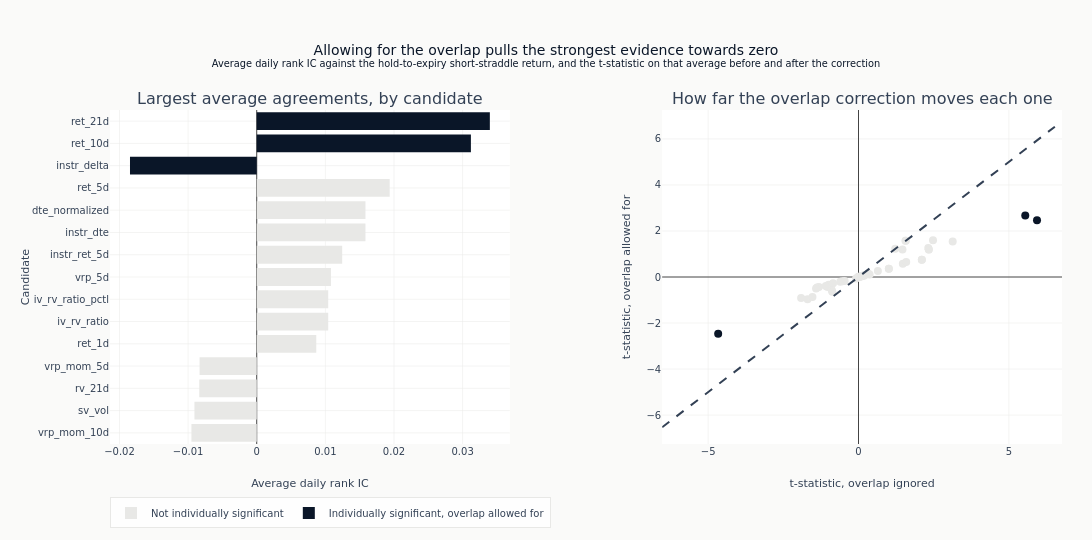

Notebook code cell kept with this figure:
### Code cell
max_t = (
    max(
        float(eval_summary["naive_t"].abs().max() or 1.0),
        float(eval_summary["hac_t"].abs().max() or 1.0),
    )
    * 1.1
)
fig.add_trace(
    go.Scatter(
        x=[-max_t, max_t],
        y=[-max_t, max_t],
        mode="lines",
        line=dict(dash="dash", color=COLORS["neutral"]),
        showlegend=False,
    ),
    row=1,
    col=2,
)

fig.update_layout(
    template="ml4t",
    height=540,
    width=1100,
    title={
        "text": (
            "Allowing for the overlap pulls the strongest evidence towards zero"
            "<br><sup>Average daily rank IC against the hold-to-expiry short-straddle return, "
            "and the t-statistic on that average before and after the correction</sup>"
        )
    },
    margin=dict(l=110, r=30, t=110, b=60),
    legend=dict(orientation="h", y=-0.16, x=0),
)
fig.update_xaxes(title_text="Average daily rank IC", zeroline=True, row=1, col=1)
fig.update_xaxes(title_text="t-statistic, overlap ignored", row=1, col=2)
fig.update_yaxes(title_text="Candidate", row=1, col=1)
fig.update_yaxes(title_text="t-statistic, overlap allowed for", row=1, col=2)
show_plotly_with_alt(
    fig,
    "Two panels. On the left, a horizontal bar chart of the average daily rank IC by "
    "candidate, ordered by size, with only ret_21d, ret_10d and instr_delta shaded as "
    "individually significant once the overlap is allowed for and the other twelve left pale. "
    "On the right, a scatter of the t-statistic with the overlap ignored against the "
    "t-statistic with it allowed for, one point per candidate, with a dashed diagonal marking "
    "where the two would agree. Every point sits inside the diagonal, so each t-statistic "
    "shrinks towards zero; the three largest move the most, ret_21d from 6.0 to 2.4 and ret_10d "
    "from 5.7 to 2.7 on the positive side, instr_delta from -4.6 to -2.4 on the negative.",
)

### Figure 1 — Plotly figure (JSON) as saved in the notebook; plotly's stock layout.template omitted (floating-point values rounded to 4 significant figures)
{"data": [{"marker": {"color": "#e8e8e6"}, "name": "Not individually significant", "orientation": "h", "type": "bar", "x": [-0.009517, -0.009076, -0.008374, -0.00833, 0.008676, 0.01042, 0.01042, 0.01082, 0.01245, 0.01584, 0.01584, 0.01937], "xaxis": "x", "y": ["vrp_mom_10d", "sv_vol", "rv_21d", "vrp_mom_5d", "ret_1d", "iv_rv_ratio", "iv_rv_ratio_pctl", "vrp_5d", "instr_ret_5d", "instr_dte", "dte_normalized", "ret_5d"], "yaxis": "y"}, {"marker": {"color": "#0a1628"}, "name": "Individually significant, overlap allowed for", "orientation": "h", "type": "bar", "x": [-0.01847, 0.03121, 0.03397], "xaxis": "x", "y": ["instr_delta", "ret_10d", "ret_21d"], "yaxis": "y"}, {"marker": {"color": "#e8e8e6", "size": 8}, "mode": "markers", "showlegend": false, "text": ["ret_5d", "instr_dte", "dte_normalized", "instr_ret_5d", "vrp_5d", "iv_rv_ratio", "iv_rv_ratio_pctl", "vrp_mom_10d", "sv_vol", "ret_1d", "rv_21d", "vrp_mom_5d", "instr_rel_spread", "spread_pctl", "rv_5d", "iv_mom_10d", "sv_vrp", "vrp_10d", "rv_10d", "iv_atm_z_63", "instr_ret_1d", "rv_63d", "vrp_21d", "vrp_21d_pctl", "garch_vrp", "iv_mom_5d", "rv_42d", "iv_mom_21d", "iv_skew_atm", "vrp_63d", "instr_pct_of_S", "vrp_zscore_252", "abs_net_delta", "theta_vega_ratio", "vrp_42d", "iv_atm_z_252", "instr_vega", "put_iv", "instr_theta", "volume_zscore", "iv_atm", "iv_atm_pctl", "garch_cond_vol", "call_iv", "instr_gamma", "instr_cost_mom_5d"], "type": "scatter", "x": [3.132, 1.567, 1.567, 2.478, 2.32, 2.106, 2.106, -1.909, -1.378, 1.462, -1.318, -1.694, 2.337, 2.337, -1.412, -1.532, 1.473, 1.586, -0.9933, -1.029, 1.221, -0.8461, 1.009, 1.009, -1.088, -0.8905, -0.6065, 0.6438, -0.8727, -0.5327, 0.3689, -0.4618, 0.3222, 0.1514, 0.1949, 0.1752, 0.09412, 0.08879, 0.09685, -0.08168, 0.04204, 0.04204, -0.0257, 0.01285, 0.008289, 0.01008], "xaxis": "x2", "y": [1.544, 1.58, 1.58, 1.6, 1.26, 0.7497, 0.7497, -0.9168, -0.4615, 1.199, -0.4315, -0.9672, 1.197, 1.197, -0.5021, -0.8672, 0.5752, 0.6569, -0.3326, -0.4397, 1.223, -0.2725, 0.3617, 0.3617, -0.3944, -0.5669, -0.2015, 0.261, -0.6449, -0.1901, 0.1134, -0.1728, 0.1533, 0.04827, 0.06984, 0.07153, 0.02901, 0.02729, 0.02935, -0.06509, 0.01292, 0.01292, -0.008272, 0.003948, 0.002525, 0.007795], "yaxis": "y2"}, {"marker": {"color": "#0a1628", "size": 8}, "mode": "markers", "showlegend": false, "text": ["ret_21d", "ret_10d", "instr_delta"], "type": "scatter", "x": [5.937, 5.546, -4.667], "xaxis": "x2", "y": [2.461, 2.671, -2.463], "yaxis": "y2"}, {"line": {"color": "#334155", "dash": "dash"}, "mode": "lines", "showlegend": false, "type": "scatter", "x": [-6.53, 6.53], "xaxis": "x2", "y": [-6.53, 6.53], "yaxis": "y2"}], "layout": {"annotations": [{"font": {"size": 16}, "showarrow": false, "text": "Largest average agreements, by candidate", "x": 0.21, "xanchor": "center", "xref": "paper", "y": 1.0, "yanchor": "bottom", "yref": "paper"}, {"font": {"size": 16}, "showarrow": false, "text": "How far the overlap correction moves each one", "x": 0.79, "xanchor": "center", "xref": "paper", "y": 1.0, "yanchor": "bottom", "yref": "paper"}], "height": 540, "legend": {"orientation": "h", "x": 0, "y": -0.16}, "margin": {"b": 60, "l": 110, "r": 30, "t": 110}, "title": {"text": "Allowing for the overlap pulls the strongest evidence towards zero<br><sup>Average daily rank IC against the hold-to-expiry short-straddle return, and the t-statistic on that average before and after the correction</sup>"}, "width": 1100, "xaxis": {"anchor": "y", "domain": [0.0, 0.42], "title": {"text": "Average daily rank IC"}, "zeroline": true}, "xaxis2": {"anchor": "y2", "domain": [0.58, 1.0], "title": {"text": "t-statistic, overlap ignored"}}, "yaxis": {"anchor": "x", "domain": [0.0, 1.0], "title": {"text": "Candidate"}}, "yaxis2": {"anchor": "x2", "domain": [0.0, 1.0], "title": {"text": "t-statistic, overlap allowed for"}}}}
